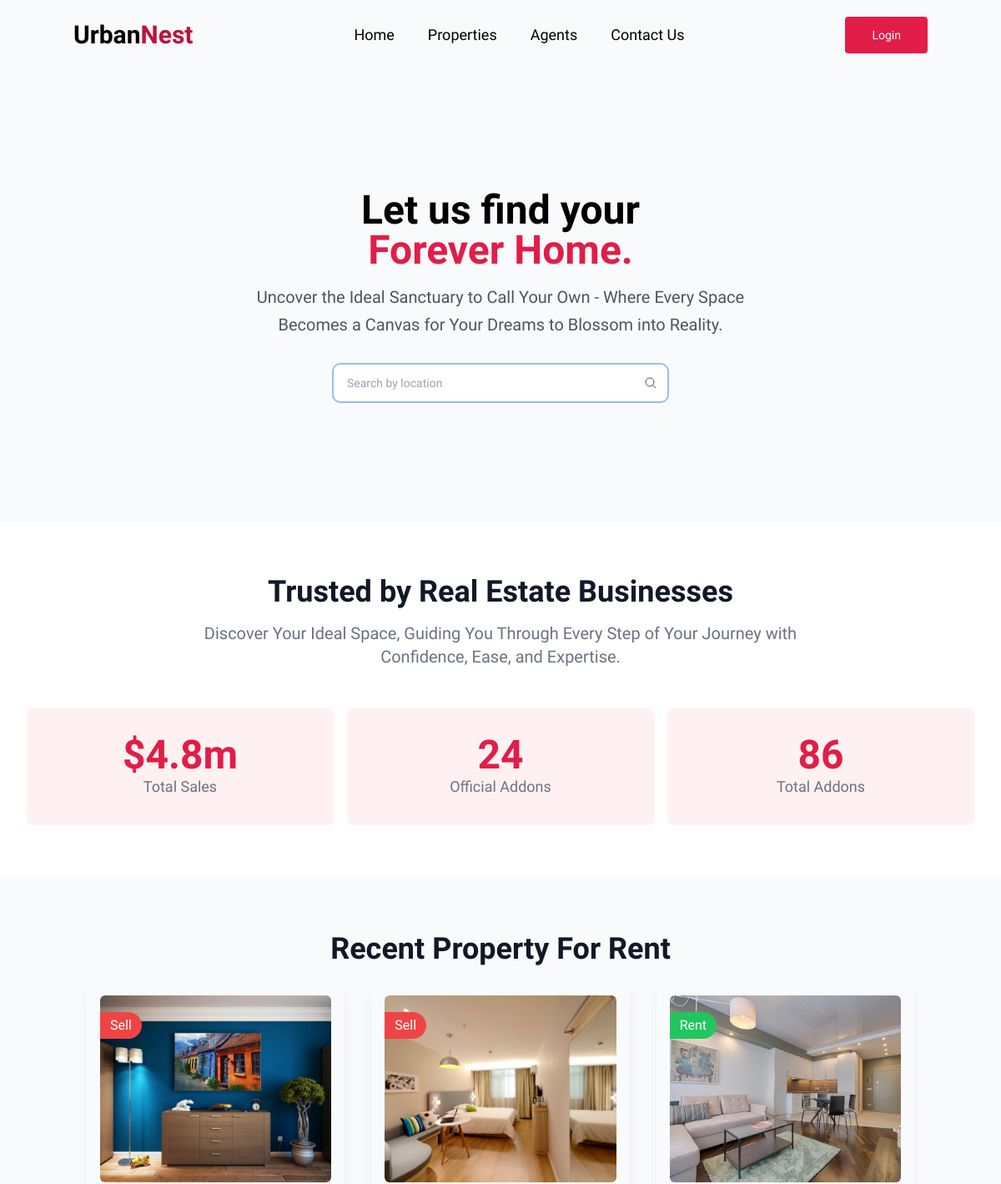
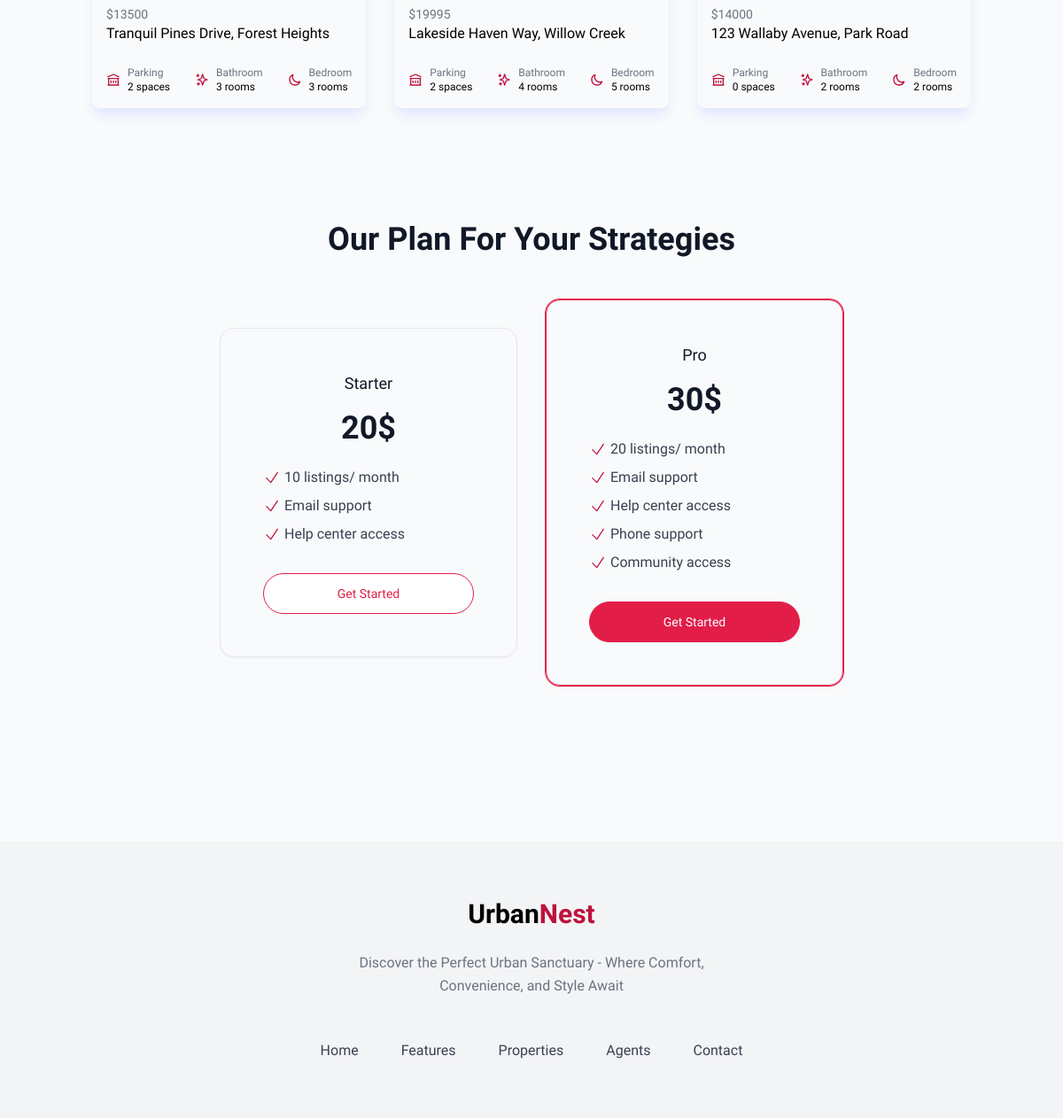
The page / on the database its author committed (2 pictures, top to bottom).
### spacenest/models.py (models this page shows, shortened)
class Property(models.Model):
    PROVINCE_CHOICES = [
        ("koshi", _("Koshi Province")),
        ("madhesh", _("Madhesh Province")),
        ("bagmati", _("Bagmati Province")),
        ("gandaki", _("Gandaki Province")),
        ("lumbini", _("Lumbini Province")),
        ("karnali", _("Karnali Province")),
        ("sudurpashchim", _("Sudurpashchim Province")),
    ]
    LISTING_TYPE_CHOICES = [
        ("sell", _("Sell")),
        ("rent", _("Rent")),
    ]
    id = models.CharField(
        _("ID"), primary_key=True, max_length=22, default=shortuuid.uuid, editable=False
    )
    name = models.CharField(_("Property Name"), max_length=200)
    location = models.CharField(_("Location"), max_length=200)
    province = models.CharField(_("Province"), max_length=200, choices=PROVINCE_CHOICES)
    listing_type = models.CharField(
        _("Listing Type"), max_length=20, choices=LISTING_TYPE_CHOICES
    )
    description = models.TextField(null=True, blank=True)
    price = models.PositiveIntegerField(_("Price"))
    property_image = models.ImageField(
        _("Property Image"),
        upload_to="property/",
        default="property/default.jpg",
        null=True,
        blank=True,
    )
    owner = models.ForeignKey(User, on_delete=models.CASCADE, verbose_name=_("Owner"))
    parking = models.PositiveIntegerField(_("Parking Space"), default=0)
    bathroom = models.PositiveIntegerField(_("Bathroom"), default=0)
    bedroom = models.PositiveIntegerField(_("Bedroom"), default=0)
    class Meta:
        verbose_name_plural = "Properties"

### spacenest/views.py (the view)
# urls.py: path("", index, name="index"),
def index(request):
    properties = Property.objects.all()[:3]
    context = {"properties": properties}
    return render(request, "spacenest/index.html", context)

### spacenest/context_processors.py (called while the page is built)
def inbox(request):
    mails = None
    if request.user.is_authenticated:
        try:
            mails = Mailbox.objects.filter(receiver=request.user)
            return {"mails": mails}
        except Mailbox.DoesNotExist:
            return {"mails": 0}
    return {"mails": mails}

### spacenest/templates/spacenest/index.html (shortened to what this page needs)
{% extends "main.html" %} {% block content %} {% load static %}
<section>
  <div
    class="flex items-center justify-center z-50 mx-auto max-w-screen-xl px-4 py-36 sm:px-6 lg:flex lg:items-center lg:px-8"
  >
    <div class="text-center ltr:sm:text-left rtl:sm:text-right">
      <h1 class="text-3xl font-extrabold sm:text-5xl">
        Let us find your
        <strong class="block font-extrabold text-rose-600">
          Forever Home.
        </strong>
      </h1>
      <p class="mt-4 max-w-2xl sm:text-xl/relaxed text-gray-600">
        Uncover the Ideal Sanctuary to Call Your Own - Where Every Space Becomes
        a Canvas for Your Dreams to Blossom into Reality.
      </p>
      <div class="mt-8 flex items-center justify-center gap-4 text-center">
        <form action="{% url 'properties' %}" method="get">
          <div class="relative">
            <input
              type="text"
              name="location"
              id="Search"
              placeholder="Search by location"
              class="w-[400px] rounded-lg px-4 py-3 shadow-sm sm:text-sm ring-2"
            />
            <span
              class="absolute inset-y-0 end-0 grid w-10 place-content-center"
            >
              <button type="button" class="text-gray-600 hover:text-gray-700">
                <svg
                  xmlns="http://www.w3.org/2000/svg"
                  fill="none"
                  viewBox="0 0 24 24"
                  stroke-width="1.5"
                  stroke="currentColor"
                  class="h-4 w-4"
                >
                  <path
                    stroke-linecap="round"
                    stroke-linejoin="round"
                    d="M21 21l-5.197-5.197m0 0A7.5 7.5 0 105.196 5.196a7.5 7.5 0 0010.607 10.607z"
                  />
                </svg>
              </button>
            </span>
          </div>
        </form>
      </div>
    </div>
  </div>
</section>
<section class="bg-white">
  <div class="mx-auto max-w-screen-xl px-4 py-12 sm:px-6 md:py-16 lg:px-8">
    <div class="mx-auto max-w-3xl text-center">
      <h2 class="text-3xl font-bold text-gray-900 sm:text-4xl">
        Trusted by Real Estate Businesses
      </h2>
      <p class="mt-4 text-gray-500 sm:text-xl">
        Discover Your Ideal Space, Guiding You Through Every Step of Your
        Journey with Confidence, Ease, and Expertise.
      </p>
    </div>
    <div class="mt-8 sm:mt-12">
      <dl class="grid grid-cols-1 gap-4 sm:grid-cols-3">
        <div class="flex flex-col rounded-lg bg-rose-50 px-4 py-8 text-center">
          <dt class="order-last text-lg font-medium text-gray-500">
            Total Sales
          </dt>
          <dd class="text-4xl font-extrabold text-rose-600 md:text-5xl">
            $4.8m
          </dd>
        </div>
        <div class="flex flex-col rounded-lg bg-rose-50 px-4 py-8 text-center">
          <dt class="order-last text-lg font-medium text-gray-500">
            Official Addons
          </dt>
          <dd class="text-4xl font-extrabold text-rose-600 md:text-5xl">24</dd>
        </div>
        <div class="flex flex-col rounded-lg bg-rose-50 px-4 py-8 text-center">
          <dt class="order-last text-lg font-medium text-gray-500">
            Total Addons
          </dt>
          <dd class="text-4xl font-extrabold text-rose-600 md:text-5xl">86</dd>
        </div>
      </dl>
    </div>
  </div>
</section>
<section class="container mx-auto my-16">
  <div>
    <h1 class="text-4xl text-gray-900 text-center font-bold">
      Recent Property For Rent
    </h1>
  </div>
  <div class="grid lg:grid-cols-3 gap-8 px-4 my-5">
    {% for property in properties %}
    <div
      class="block rounded-lg p-4 shadow-lg shadow-indigo-100 overflow-hidden relative"
    >
    <a href="{% url "property" property.id%}">
      <span
        class="px-3 absolute mt-5 text-white rounded-r-full py-1 {% if property.listing_type == 'sell' %}bg-red-500{% else %}bg-green-500{% endif %} capitalize"
        >{{property.listing_type}}</span
      >
      <img
        alt=""
        src="{{property.property_image.url}}"
        class="h-56 w-full rounded-md object-cover"
      />
  </a>
      <div class="mt-2">
        <dl>
          <dd class="text-sm text-gray-500">${{property.price}}</dd>
          <a href="{% url "property" property.id%}">
          <div>
            <dd class="font-medium">{{property.name}}</dd>
          </div>
        </a>
        </dl>
        <div class="mt-6 flex items-center justify-between text-xs">
          <div class="sm:inline-flex sm:shrink-0 sm:items-center sm:gap-2">
            <svg
              class="size-4 text-rose-700"
              xmlns="http://www.w3.org/2000/svg"
              fill="none"
              viewBox="0 0 24 24"
              stroke="currentColor"
            >
              <path
                stroke-linecap="round"
                stroke-linejoin="round"
                stroke-width="2"
                d="M8 14v3m4-3v3m4-3v3M3 21h18M3 10h18M3 7l9-4 9 4M4 10h16v11H4V10z"
              />
            </svg>
            <div class="mt-1.5 sm:mt-0">
              <p class="text-gray-500">Parking</p>
              <p class="font-medium">{{property.parking}} spaces</p>
            </div>
          </div>
          <div class="sm:inline-flex sm:shrink-0 sm:items-center sm:gap-2">
            <svg
              class="size-4 text-rose-700"
              xmlns="http://www.w3.org/2000/svg"
              fill="none"
              viewBox="0 0 24 24"
              stroke="currentColor"
            >
              <path
                stroke-linecap="round"
                stroke-linejoin="round"
                stroke-width="2"
                d="M5 3v4M3 5h4M6 17v4m-2-2h4m5-16l2.286 6.857L21 12l-5.714 2.143L13 21l-2.286-6.857L5 12l5.714-2.143L13 3z"
              />
            </svg>
            <div class="mt-1.5 sm:mt-0">
              <p class="text-gray-500">Bathroom</p>
              <p class="font-medium">{{property.bathroom}} rooms</p>
            </div>
          </div>
          <div class="sm:inline-flex sm:shrink-0 sm:items-center sm:gap-2">
            <svg
              class="size-4 text-rose-700"
              xmlns="http://www.w3.org/2000/svg"
              fill="none"
              viewBox="0 0 24 24"
              stroke="currentColor"
            >
              <path
                stroke-linecap="round"
                stroke-linejoin="round"
                stroke-width="2"
                d="M20.354 15.354A9 9 0 018.646 3.646 9.003 9.003 0 0012 21a9.003 9.003 0 008.354-5.646z"
              />
            </svg>
            <div class="mt-1.5 sm:mt-0">
              <p class="text-gray-500">Bedroom</p>
              <p class="font-medium">{{property.bedroom}} rooms</p>
            </div>
          </div>
        </div>
      </div>
    </div>
    {% endfor %}
  </div>
</section>
<section class="my-32">
  <div class="text-center">
    <h1 class="text-4xl text-gray-900 font-bold">
      Our Plan For Your Strategies
    </h1>
  </div>
  <div class="mx-auto max-w-3xl px-4 py-8 sm:px-6 sm:py-12 lg:px-8">
    <div class="grid grid-cols-1 gap-4 sm:grid-cols-2 sm:items-center md:gap-8">
      <div
        class="rounded-2xl border border-rose-600 p-6 shadow-sm ring-1 ring-rose-600 sm:order-last sm:px-8 lg:p-12"
      >
        <div class="text-center">
          <h2 class="text-lg font-medium text-gray-900">
            Pro
          </h2>
          <p class="mt-2 sm:mt-4">
            <strong class="text-3xl font-bold text-gray-900 sm:text-4xl">
              30$
            </strong>
          </p>
        </div>
        <ul class="mt-6 space-y-2">
          <li class="flex items-center gap-1">
            <svg
              xmlns="http://www.w3.org/2000/svg"
              fill="none"
              viewBox="0 0 24 24"
              stroke-width="1.5"
              stroke="currentColor"
              class="size-5 text-rose-700"
            >
              <path
                stroke-linecap="round"
                stroke-linejoin="round"
                d="M4.5 12.75l6 6 9-13.5"
              />
            </svg>
            <span class="text-gray-700"> 20 listings/ month</span>
          </li>
          <li class="flex items-center gap-1">
            <svg
              xmlns="http://www.w3.org/2000/svg"
              fill="none"
              viewBox="0 0 24 24"
              stroke-width="1.5"
              stroke="currentColor"
              class="size-5 text-rose-700"
            >
              <path
                stroke-linecap="round"
                stroke-linejoin="round"
                d="M4.5 12.75l6 6 9-13.5"
              />
            </svg>
            <span class="text-gray-700"> Email support </span>
          </li>
          <li class="flex items-center gap-1">
            <svg
              xmlns="http://www.w3.org/2000/svg"
              fill="none"
              viewBox="0 0 24 24"
              stroke-width="1.5"
              stroke="currentColor"
              class="size-5 text-rose-700"
            >
              <path
                stroke-linecap="round"
                stroke-linejoin="round"
                d="M4.5 12.75l6 6 9-13.5"
              />
            </svg>
            <span class="text-gray-700"> Help center access </span>
          </li>
          <li class="flex items-center gap-1">
            <svg
              xmlns="http://www.w3.org/2000/svg"
              fill="none"
              viewBox="0 0 24 24"
              stroke-width="1.5"
              stroke="currentColor"
              class="size-5 text-rose-700"
            >
              <path
                stroke-linecap="round"
                stroke-linejoin="round"
                d="M4.5 12.75l6 6 9-13.5"
              />
            </svg>
            <span class="text-gray-700"> Phone support </span>
          </li>
          <li class="flex items-center gap-1">
            <svg
              xmlns="http://www.w3.org/2000/svg"
              fill="none"
              viewBox="0 0 24 24"
              stroke-width="1.5"
              stroke="currentColor"
              class="size-5 text-rose-700"
            >
              <path
                stroke-linecap="round"
                stroke-linejoin="round"
                d="M4.5 12.75l6 6 9-13.5"
              />
            </svg>
            <span class="text-gray-700"> Community access </span>
          </li>
        </ul>
        <a
          href="#"
          class="mt-8 block rounded-full border border-rose-600 bg-rose-600 px-12 py-3 text-center text-sm font-medium text-white hover:bg-rose-700 hover:ring-1 hover:ring-rose-700 focus:outline-none focus:ring active:text-rose-500"
        >
          Get Started
        </a>
      </div>
      <div
        class="rounded-2xl border border-gray-200 p-6 shadow-sm sm:px-8 lg:p-12"
      >
        <div class="text-center">
          <h2 class="text-lg font-medium text-gray-900">
            Starter
          </h2>
          <p class="mt-2 sm:mt-4">
            <strong class="text-3xl font-bold text-gray-900 sm:text-4xl">
              20$
            </strong>
          </p>
        </div>
        <ul class="mt-6 space-y-2">
          <li class="flex items-center gap-1">
            <svg
              xmlns="http://www.w3.org/2000/svg"
              fill="none"
              viewBox="0 0 24 24"
              stroke-width="1.5"
              stroke="currentColor"
              class="size-5 text-rose-700"
            >
              <path
                stroke-linecap="round"
                stroke-linejoin="round"
                d="M4.5 12.75l6 6 9-13.5"
              />
            </svg>
            <span class="text-gray-700"> 10 listings/ month</span>
          </li>
          <li class="flex items-center gap-1">
            <svg
              xmlns="http://www.w3.org/2000/svg"
              fill="none"
              viewBox="0 0 24 24"
              stroke-width="1.5"
              stroke="currentColor"
              class="size-5 text-rose-700"
            >
              <path
                stroke-linecap="round"
                stroke-linejoin="round"
                d="M4.5 12.75l6 6 9-13.5"
              />
            </svg>
            <span class="text-gray-700"> Email support </span>
          </li>
          <li class="flex items-center gap-1">
            <svg
              xmlns="http://www.w3.org/2000/svg"
              fill="none"
              viewBox="0 0 24 24"
              stroke-width="1.5"
              stroke="currentColor"
              class="size-5 text-rose-700"
            >
              <path
                stroke-linecap="round"
                stroke-linejoin="round"
                d="M4.5 12.75l6 6 9-13.5"
              />
            </svg>
            <span class="text-gray-700"> Help center access </span>
          </li>
        </ul>
        <a
          href="#"
          class="mt-8 block rounded-full border border-rose-600 bg-white px-12 py-3 text-center text-sm font-medium text-rose-600 hover:ring-1 hover:ring-rose-600 focus:outline-none focus:ring active:text-rose-500"
        >
          Get Started
        </a>
      </div>
    </div>
  </div>
</section>
{% endblock content %}

### rows shown on the page
Property: listing_type "Sell", property_image (picture), price "13500", name "Tranquil Pines Drive, Forest Heights", parking "2", bathroom "3", bedroom "3"
Property: listing_type "Sell", property_image (picture), price "19995", name "Lakeside Haven Way, Willow Creek", parking "2", bathroom "4", bedroom "5"
Property: listing_type "Rent", property_image (picture), price "14000", name "123 Wallaby Avenue, Park Road", parking "0", bathroom "2", bedroom "2"
